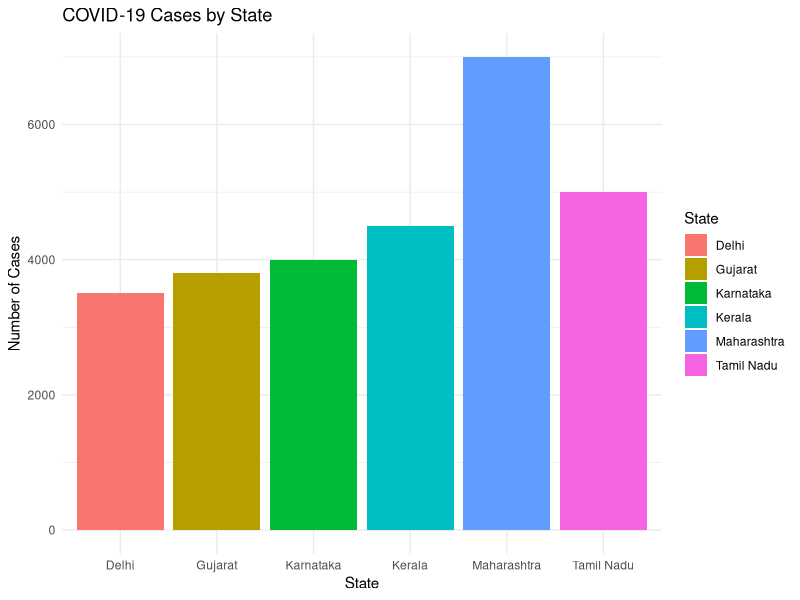
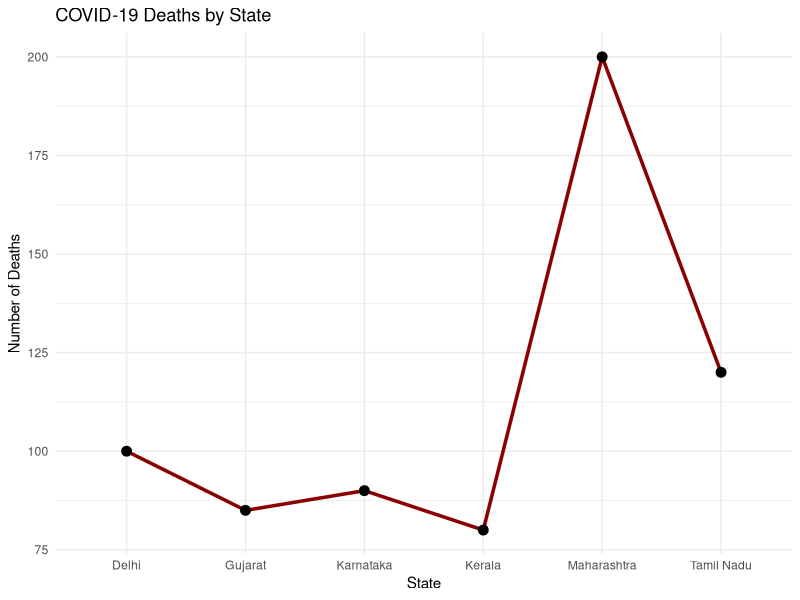

Source code (R) for these figures, in order:
library(ggplot2)

covid_data <- data.frame(
  State = c("Tamil Nadu", "Kerala", "Maharashtra", "Delhi", "Karnataka", "Gujarat"),
  Cases = c(5000, 4500, 7000, 3500, 4000, 3800),
  Deaths = c(120, 80, 200, 100, 90, 85)
)

print("COVID-19 Dataset:")
print(covid_data)

cases_plot <- ggplot(covid_data, aes(x = State, y = Cases, fill = State)) +
  geom_bar(stat = "identity") +
  ggtitle("COVID-19 Cases by State") +
  xlab("State") + ylab("Number of Cases") +
  theme_minimal()

print(cases_plot)

deaths_plot <- ggplot(covid_data, aes(x = State, y = Deaths, group = 1)) +
  geom_line(color = "darkred", linewidth = 1.2) +
  geom_point(color = "black", size = 3) +
  ggtitle("COVID-19 Deaths by State") +
  xlab("State") + ylab("Number of Deaths") +
  theme_minimal()

print(deaths_plot)
